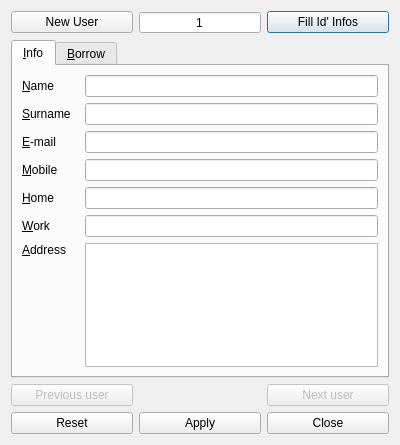
<?xml version="1.0" encoding="UTF-8"?>
<ui version="4.0">
 <class>userDialog</class>
 <widget class="QDialog" name="userDialog">
  <property name="geometry">
   <rect>
    <x>0</x>
    <y>0</y>
    <width>400</width>
    <height>445</height>
   </rect>
  </property>
  <property name="windowTitle">
   <string>Users Info</string>
  </property>
  <property name="windowIcon">
   <iconset resource="QtRc.qrc">
    <normaloff>:/image/images/user.png</normaloff>:/image/images/user.png</iconset>
  </property>
  <property name="locale">
   <locale language="English" country="UnitedKingdom"/>
  </property>
  <layout class="QGridLayout" name="gridLayout">
   <item row="0" column="2">
    <widget class="QPushButton" name="fillInfosButton">
     <property name="text">
      <string>Fill Id' Infos</string>
     </property>
    </widget>
   </item>
   <item row="1" column="0" colspan="3">
    <widget class="QTabWidget" name="tabWidget">
     <widget class="QWidget" name="infoTab">
      <attribute name="title">
       <string>&amp;Info</string>
      </attribute>
      <layout class="QGridLayout" name="gridLayout_2">
       <item row="0" column="0">
        <widget class="QLabel" name="labelName">
         <property name="text">
          <string>&amp;Name</string>
         </property>
         <property name="buddy">
          <cstring>nameLine</cstring>
         </property>
        </widget>
       </item>
       <item row="0" column="1">
        <widget class="QLineEdit" name="nameLine"/>
       </item>
       <item row="1" column="0">
        <widget class="QLabel" name="labelSurname">
         <property name="text">
          <string>&amp;Surname</string>
         </property>
         <property name="buddy">
          <cstring>surnameLine</cstring>
         </property>
        </widget>
       </item>
       <item row="1" column="1">
        <widget class="QLineEdit" name="surnameLine"/>
       </item>
       <item row="2" column="0">
        <widget class="QLabel" name="labelEMail">
         <property name="text">
          <string>&amp;E-mail</string>
         </property>
         <property name="buddy">
          <cstring>emailLine</cstring>
         </property>
        </widget>
       </item>
       <item row="2" column="1">
        <widget class="QLineEdit" name="emailLine"/>
       </item>
       <item row="3" column="0">
        <widget class="QLabel" name="labelMobile">
         <property name="text">
          <string>&amp;Mobile</string>
         </property>
         <property name="buddy">
          <cstring>mobileLine</cstring>
         </property>
        </widget>
       </item>
       <item row="3" column="1">
        <widget class="QLineEdit" name="mobileLine"/>
       </item>
       <item row="4" column="0">
        <widget class="QLabel" name="labelHome">
         <property name="text">
          <string>&amp;Home</string>
         </property>
         <property name="buddy">
          <cstring>homeLine</cstring>
         </property>
        </widget>
       </item>
       <item row="4" column="1">
        <widget class="QLineEdit" name="homeLine"/>
       </item>
       <item row="5" column="0">
        <widget class="QLabel" name="labelWork">
         <property name="text">
          <string>&amp;Work</string>
         </property>
         <property name="buddy">
          <cstring>workLine</cstring>
         </property>
        </widget>
       </item>
       <item row="5" column="1">
        <widget class="QLineEdit" name="workLine"/>
       </item>
       <item row="7" column="0">
        <spacer name="verticalSpacer">
         <property name="orientation">
          <enum>Qt::Vertical</enum>
         </property>
         <property name="sizeHint" stdset="0">
          <size>
           <width>57</width>
           <height>53</height>
          </size>
         </property>
        </spacer>
       </item>
       <item row="6" column="0">
        <widget class="QLabel" name="labelAddress">
         <property name="text">
          <string>&amp;Address</string>
         </property>
         <property name="buddy">
          <cstring>addressLine</cstring>
         </property>
        </widget>
       </item>
       <item row="6" column="1" rowspan="2">
        <widget class="QTextEdit" name="addressLine"/>
       </item>
      </layout>
     </widget>
     <widget class="QWidget" name="borrowTab">
      <attribute name="title">
       <string>&amp;Borrow</string>
      </attribute>
      <layout class="QGridLayout" name="gridLayout_3">
       <item row="0" column="0">
        <widget class="QLabel" name="labelBorrow">
         <property name="text">
          <string>B&amp;orrow Status</string>
         </property>
         <property name="buddy">
          <cstring>borrowLine</cstring>
         </property>
        </widget>
       </item>
       <item row="1" column="0">
        <spacer name="verticalSpacer_2">
         <property name="orientation">
          <enum>Qt::Vertical</enum>
         </property>
         <property name="sizeHint" stdset="0">
          <size>
           <width>98</width>
           <height>76</height>
          </size>
         </property>
        </spacer>
       </item>
       <item row="2" column="0">
        <widget class="QLabel" name="labelReserve">
         <property name="text">
          <string>&amp;Reserve Status</string>
         </property>
         <property name="buddy">
          <cstring>reserveLine</cstring>
         </property>
        </widget>
       </item>
       <item row="3" column="0">
        <spacer name="verticalSpacer_3">
         <property name="orientation">
          <enum>Qt::Vertical</enum>
         </property>
         <property name="sizeHint" stdset="0">
          <size>
           <width>108</width>
           <height>77</height>
          </size>
         </property>
        </spacer>
       </item>
       <item row="4" column="0" colspan="2">
        <widget class="QLabel" name="labelTotalBorrow">
         <property name="text">
          <string>Total number of borrowing</string>
         </property>
         <property name="buddy">
          <cstring>totalBorrowLine</cstring>
         </property>
        </widget>
       </item>
       <item row="4" column="2">
        <widget class="QLineEdit" name="totalBorrowLine">
         <property name="readOnly">
          <bool>true</bool>
         </property>
        </widget>
       </item>
       <item row="0" column="1" rowspan="2" colspan="2">
        <widget class="QTextEdit" name="borrowLine">
         <property name="readOnly">
          <bool>true</bool>
         </property>
        </widget>
       </item>
       <item row="2" column="1" rowspan="2" colspan="2">
        <widget class="QTextEdit" name="reserveLine">
         <property name="readOnly">
          <bool>true</bool>
         </property>
        </widget>
       </item>
      </layout>
     </widget>
    </widget>
   </item>
   <item row="2" column="0">
    <widget class="QPushButton" name="prevButton">
     <property name="enabled">
      <bool>false</bool>
     </property>
     <property name="text">
      <string>Previous user</string>
     </property>
    </widget>
   </item>
   <item row="2" column="2">
    <widget class="QPushButton" name="nextButton">
     <property name="enabled">
      <bool>false</bool>
     </property>
     <property name="text">
      <string>Next user</string>
     </property>
    </widget>
   </item>
   <item row="3" column="0">
    <widget class="QPushButton" name="resetButton">
     <property name="text">
      <string>Reset</string>
     </property>
    </widget>
   </item>
   <item row="3" column="1">
    <widget class="QPushButton" name="applyButton">
     <property name="text">
      <string>Apply</string>
     </property>
    </widget>
   </item>
   <item row="3" column="2">
    <widget class="QPushButton" name="closeButton">
     <property name="text">
      <string>Close</string>
     </property>
    </widget>
   </item>
   <item row="0" column="1">
    <widget class="QSpinBox" name="spinId">
     <property name="alignment">
      <set>Qt::AlignCenter</set>
     </property>
     <property name="buttonSymbols">
      <enum>QAbstractSpinBox::NoButtons</enum>
     </property>
     <property name="minimum">
      <number>1</number>
     </property>
     <property name="maximum">
      <number>999999</number>
     </property>
    </widget>
   </item>
   <item row="0" column="0">
    <widget class="QPushButton" name="newButton">
     <property name="text">
      <string>New User</string>
     </property>
     <property name="icon">
      <iconset resource="QtRc.qrc">
       <normaloff>:/image/images/user_new.png</normaloff>:/image/images/user_new.png</iconset>
     </property>
    </widget>
   </item>
  </layout>
 </widget>
 <resources>
  <include location="QtRc.qrc"/>
 </resources>
 <connections>
  <connection>
   <sender>closeButton</sender>
   <signal>clicked()</signal>
   <receiver>userDialog</receiver>
   <slot>reject()</slot>
   <hints>
    <hint type="sourcelabel">
     <x>339</x>
     <y>421</y>
    </hint>
    <hint type="destinationlabel">
     <x>395</x>
     <y>419</y>
    </hint>
   </hints>
  </connection>
  <connection>
   <sender>spinId</sender>
   <signal>editingFinished()</signal>
   <receiver>fillInfosButton</receiver>
   <slot>click()</slot>
   <hints>
    <hint type="sourcelabel">
     <x>112</x>
     <y>23</y>
    </hint>
    <hint type="destinationlabel">
     <x>168</x>
     <y>24</y>
    </hint>
   </hints>
  </connection>
 </connections>
</ui>
